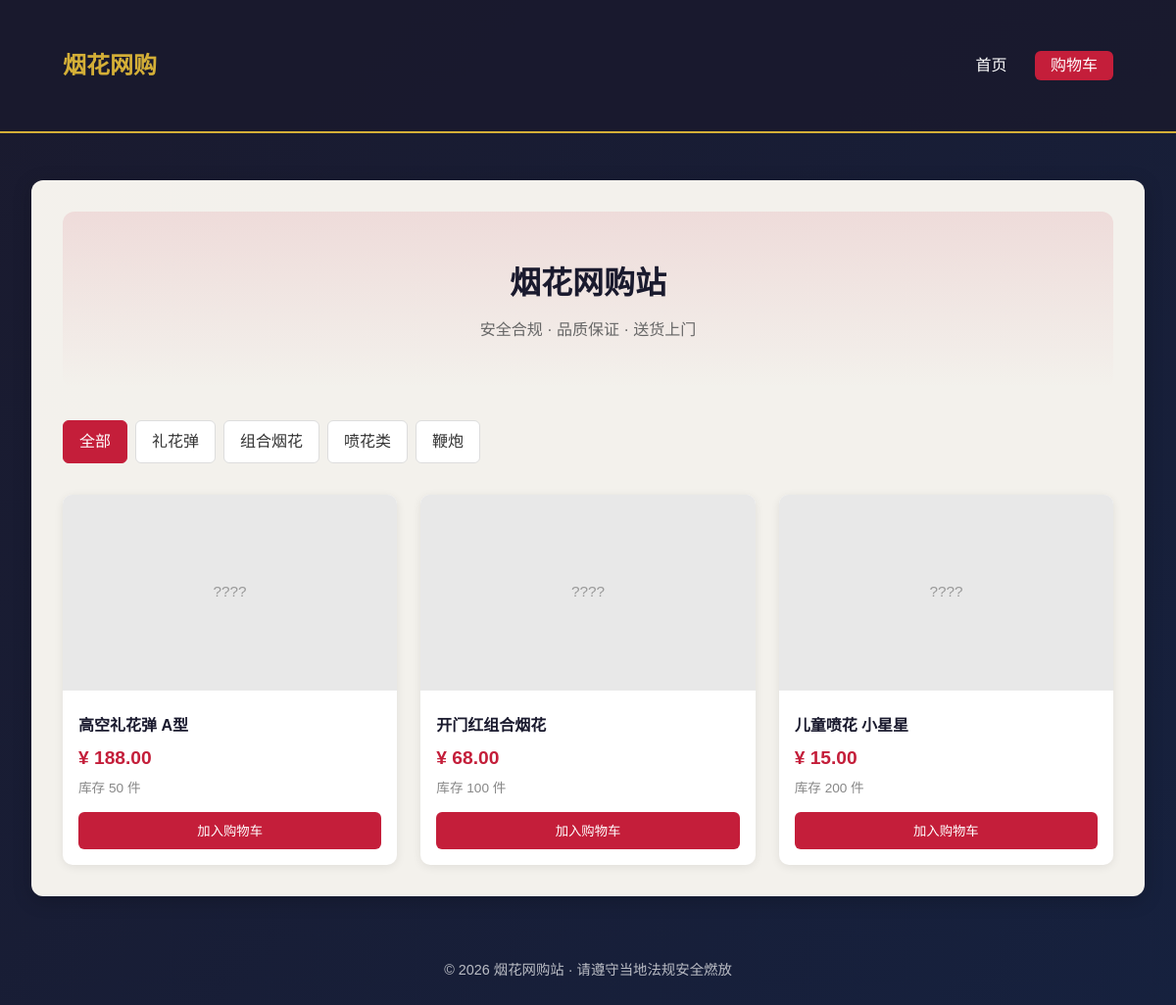
The page / on the database its author committed.
### tables this page shows
CREATE TABLE IF NOT EXISTS categories (
    id INT AUTO_INCREMENT PRIMARY KEY,
    name VARCHAR(50) NOT NULL,
    sort_order INT DEFAULT 0
);

CREATE TABLE IF NOT EXISTS products (
    id INT AUTO_INCREMENT PRIMARY KEY,
    category_id INT DEFAULT NULL,
    name VARCHAR(200) NOT NULL,
    description TEXT,
    price DECIMAL(10,2) NOT NULL DEFAULT 0,
    stock INT NOT NULL DEFAULT 0,
    image VARCHAR(255) DEFAULT NULL,
    is_active TINYINT(1) DEFAULT 1,
    created_at TIMESTAMP DEFAULT CURRENT_TIMESTAMP,
    updated_at TIMESTAMP DEFAULT CURRENT_TIMESTAMP ON UPDATE CURRENT_TIMESTAMP,
    FOREIGN KEY (category_id) REFERENCES categories(id) ON DELETE SET NULL
);

### index.php (the view, shortened to what this page needs)
<?php
require_once 'config.php';
$stmt = $pdo->query("SELECT id, name FROM categories ORDER BY sort_order, id");
$categories = $stmt->fetchAll();
$category_id = isset($_GET['category']) ? (int)$_GET['category'] : null;
$sql = "SELECT p.id, p.name, p.price, p.stock, p.image, c.name AS category_name
        FROM products p
        LEFT JOIN categories c ON p.category_id = c.id
        WHERE p.is_active = 1 AND p.stock > 0";
$params = [];
$sql .= " ORDER BY p.created_at DESC";
$stmt = $pdo->prepare($sql);
$stmt->execute($params);
$products = $stmt->fetchAll();
require_once 'includes/header.php';
?>
<main>
    <div class="hero">
        <h1>烟花网购站</h1>
        <p>安全合规 · 品质保证 · 送货上门</p>
    </div>
    <div class="categories">
        <a href="index.php" class="<?php echo !$category_id ? 'active' : ''; ?>">全部</a>
        <?php foreach ($categories as $c): ?>
            <a href="index.php?category=<?php echo $c['id']; ?>" class="<?php echo $category_id == $c['id'] ? 'active' : ''; ?>">
                <?php echo htmlspecialchars($c['name']); ?>
            </a>
        <?php endforeach; ?>
    </div>
    <div class="products-grid">
        <?php if (empty($products)): ?>
            <p style="grid-column:1/-1; text-align:center; color:#888;">暂无商品</p>
        <?php else: ?>
            <?php foreach ($products as $p): ?>
                <div class="product-card">
                    <a href="product.php?id=<?php echo $p['id']; ?>">
                        <img src="<?php echo $p['image'] ? SITE_URL.'/uploads/'.htmlspecialchars($p['image']) : SITE_URL.'/assets/img/placeholder.svg'; ?>" alt="<?php echo htmlspecialchars($p['name']); ?>">
                    </a>
                    <div class="info">
                        <div class="name"><?php echo htmlspecialchars($p['name']); ?></div>
                        <div class="price">¥ <?php echo number_format($p['price'], 2); ?></div>
                        <div class="stock">库存 <?php echo $p['stock']; ?> 件</div>
                        <button class="btn-add" onclick="addToCart(<?php echo $p['id']; ?>,'<?php echo htmlspecialchars(addslashes($p['name'])); ?>',<?php echo $p['price']; ?>)" <?php echo $p['stock']<1 ? ' disabled' : ''; ?>>加入购物车</button>
                    </div>
                </div>
            <?php endforeach; ?>
        <?php endif; ?>
    </div>
</main>
<?php require_once 'includes/footer.php'; ?>

### assets/css/style.css (style rules this page uses)
:root { --primary: #c41e3a; --primary-dark: #9a1830; --gold: #d4af37; --dark: #1a1a2e; }
* { box-sizing: border-box; margin: 0; padding: 0; }
body { font-family: 'Microsoft YaHei', 'PingFang SC', sans-serif; background: linear-gradient(135deg, #1a1a2e 0%, #16213e 100%); color: #333; min-height: 100vh; line-height: 1.6; }
main { min-height: 60vh; background: rgba(248, 245, 240, 0.98); border-radius: 12px; padding: 2rem; margin-top: 1rem; box-shadow: 0 4px 20px rgba(0,0,0,0.2); }
.hero { text-align: center; padding: 3rem 0; background: linear-gradient(180deg, rgba(196,30,58,0.1) 0%, transparent 100%); border-radius: 12px; margin-bottom: 2rem; }
.hero h1 { color: var(--dark); font-size: 2rem; margin-bottom: 0.5rem; }
.hero p { color: #666; }
.categories { display: flex; gap: 0.5rem; flex-wrap: wrap; margin-bottom: 2rem; }
.categories a { padding: 0.5rem 1rem; background: #fff; border: 1px solid #ddd; border-radius: 6px; text-decoration: none; color: #333; }
.categories a:hover, .categories a.active { background: var(--primary); color: #fff; border-color: var(--primary); }
.products-grid { display: grid; grid-template-columns: repeat(auto-fill, minmax(260px, 1fr)); gap: 1.5rem; }
.product-card { background: #fff; border-radius: 10px; overflow: hidden; box-shadow: 0 2px 10px rgba(0,0,0,0.08); transition: transform 0.2s, box-shadow 0.2s; }
.product-card img { width: 100%; height: 200px; object-fit: cover; background: #f0f0f0; }
.product-card .info { padding: 1rem; }
.product-card .name { font-weight: bold; margin-bottom: 0.3rem; color: var(--dark); }
.product-card .price { color: var(--primary); font-size: 1.2rem; font-weight: bold; }
.product-card .stock { font-size: 0.85rem; color: #888; margin-top: 0.3rem; }
.product-card .btn-add { display: block; width: 100%; margin-top: 0.8rem; padding: 0.6rem; background: var(--primary); color: #fff; border: none; border-radius: 6px; cursor: pointer; }

### rows shown on the page
categories: name "礼花弹"
categories: name "组合烟花"
categories: name "喷花类"
categories: name "鞭炮"
products: name "高空礼花弹 A型", price "188.00", stock "50"
products: name "开门红组合烟花", price "68.00", stock "100"
products: name "儿童喷花 小星星", price "15.00", stock "200"
